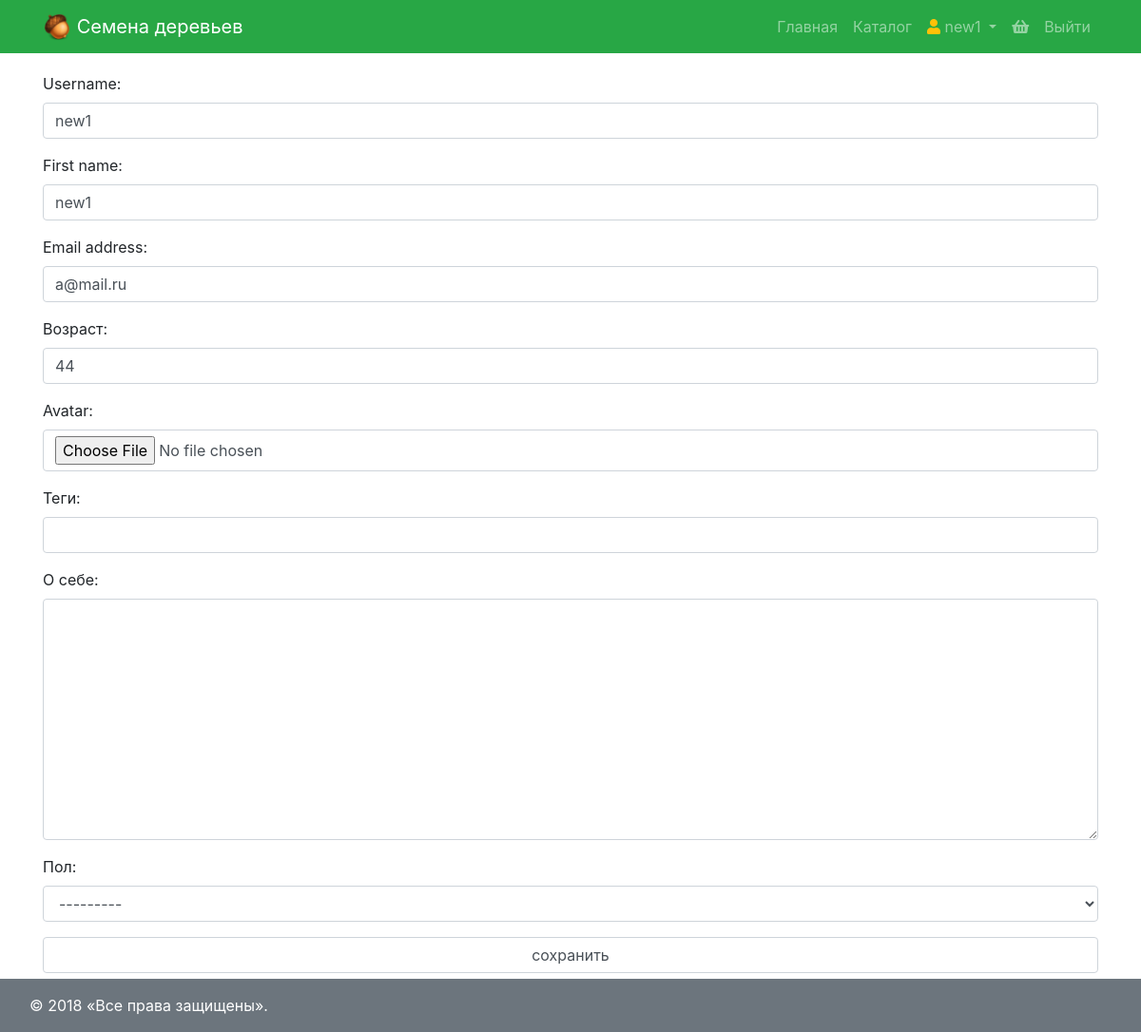
Screenshot of /user/edit/ (signed in) with the database file from the repository.
### apps/user/models.py (models this page shows, shortened)
class User(AbstractUser):
    avatar = models.ImageField(upload_to='avatars', blank=True)
    age = models.PositiveIntegerField(verbose_name='возраст')
    activation_key = models.CharField(max_length=128, blank=True)
    activation_key_expires = models.DateTimeField(default=(now() + timedelta(hours=48)))

### apps/user/views.py (the view)
@transaction.atomic
def edit(request):
    title = 'редактирование'
    if request.method == 'POST':
        edit_form = EditForm(request.POST, request.FILES, instance=request.user)
        profile_form = ProfileForm(request.POST, instance=request.user.profile)
        if edit_form.is_valid() and profile_form.is_valid:
            edit_form.save()
            return HttpResponseRedirect(reverse('user:edit'))
    else:
        edit_form = EditForm(instance=request.user)
        profile_form = ProfileForm(instance=request.user.profile)
    content = {'title': title, 'edit_form': edit_form, 'profile_form': profile_form}
    return render(request, 'user/edit.html', content)

### apps/user/forms.py (shortened to what this page needs)
class EditForm(UserChangeForm):
    class Meta:
        model = User
        fields = ('username', 'first_name', 'email', 'age', 'avatar', 'password')
    def __init__(self, *args, **kwargs):
        super(EditForm, self).__init__(*args, **kwargs)
        for field_name, field in self.fields.items():
            field.widget.attrs['class'] = 'form-control'
            field.help_text = ''
            if field_name == 'password':
                field.widget = forms.HiddenInput()

class ProfileForm(forms.ModelForm):
    class Meta:
        model = Profile
        fields = ('tagline', 'aboutMe', 'gender')
    def __init__(self, *args, **kwargs):
        super(ProfileForm, self).__init__(*args, **kwargs)
        for field_name, field in self.fields.items():
            field.widget.attrs['class'] = 'form-control'

### apps/order/context_processors/header.py (called while the page is built)
def widget(request):
    return {'order': request.user.order_set.filter(status=Order.CART).first() if request.user.is_authenticated else []}

### templates/user/edit.html (shortened to what this page needs)
{% extends 'layout.html' %}
{% load staticfiles %}
{% block content %}
    <form class="form-horizontal" action="{% url 'user:edit' %}" method="post" enctype="multipart/form-data">
        {{ edit_form.as_p }}
        {{ profile_form.as_p }}
        <input class="form-control" type="submit" value="сохранить">
    </form>
    <button class="btn btn-round form-control last">
        <a href="{% url 'main' %}" class="">на главную</a>
    </button>
    <div class="user_avatar"><img src="/media/{{ user.avatar }}"></div>
{% endblock %}

### templates/layout.html (shortened to what this page needs)
{% load staticfiles %}
<!DOCTYPE html>
<html lang="en">
<head>
    {% block css %}
    <link rel="stylesheet" href="https://maxcdn.bootstrapcdn.com/bootstrap/4.0.0/css/bootstrap.min.css">
    <link rel="stylesheet" href="https://use.fontawesome.com/releases/v5.3.1/css/all.css">
    <link rel="stylesheet" type="text/css" href="{% static 'css/style.css' %}">
    {% endblock %}
</head>
<body>
<nav class="navbar navbar-expand-lg navbar-dark bg-success fixed-top">
    <div class="container">
        <a class="navbar-brand" href="{% url 'main' %}">
            <img src="{% static 'images/icon.png' %}" width="30" height="30" class="d-inline-block align-top" alt="">
            Семена деревьев
        </a>
        <div class="collapse navbar-collapse" id="navbarResponsive">
            <ul class="navbar-nav ml-auto">
                {% block menu %}
                    <li class="nav-item {% if request.resolver_match.url_name == 'main' %}active{% endif %}">
                        <a class="nav-link" href="{% url 'main' %}">Главная</a>
                    </li>
                    <li class="nav-item {% if request.resolver_match.namespace == 'product' %}active{% endif %}">
                        <a class="nav-link" href="{% url 'product:index' %}">Каталог</a>
                    </li>
                    {% if user.is_authenticated %}
                        <li class="nav-item dropdown">
                            <a class="nav-link dropdown-toggle" href="#" id="navbarDropdown" role="button" data-toggle="dropdown" aria-haspopup="true" aria-expanded="false">
                                <i class="fas fa-user text-warning"></i>
                                {{ user.first_name|default:'Пользователь' }}
                            </a>
                        </li>
                    {% endif %}
                {% endblock %}
                <li>
                    {% if order.positions.exists %}
                    <a href="{% url 'order:view' %}" class="nav-link">
                        <i class="fas fa-shopping-basket text-danger"></i>
                        <span>{{ order.total_cost|floatformat:0 }} руб ({{ order.total_quantity }} шт)</span>
                    </a>
                    {% else %}
                        <span class="nav-link">
                            <i class="fas fa-shopping-basket text-default"></i>
                        </span>
                    {% endif %}
                </li>
                <li>
                    {% if user.is_authenticated %}
                        <a href="{% url 'user:logout' %}" class="nav-link">Выйти</a>
                    {% else %}
                        <a href="{% url 'user:login' %}" class="nav-link">Войти</a>
                    {% endif %}
                </li>
            </ul>
        </div>
    </div>
</nav>
<div class="container">
    {% block content %}{% endblock %}
</div>
<footer class="fixed-bottom bg-secondary">
    {% block footer %}<div class="container text-white m-3">© 2018 «Все права защищены».</div>{% endblock %}
</footer>
</body>
</html>

### static/css/style.css (style rules this page uses)
body { padding-top: 74px; }
@media (min-width: 992px) { body { padding-top: 76px; } }

### rows the page displays
User: first_name "new1", username "new1", email "a@mail.ru", age "44"
